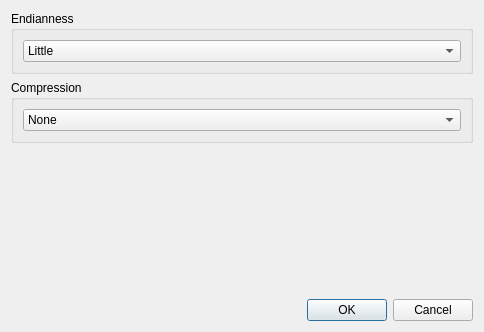
<?xml version="1.0" encoding="UTF-8"?>
<ui version="4.0">
 <class>dlgAttrs</class>
 <widget class="QDialog" name="dlgAttrs">
  <property name="geometry">
   <rect>
    <x>0</x>
    <y>0</y>
    <width>484</width>
    <height>332</height>
   </rect>
  </property>
  <property name="windowTitle">
   <string>Binary File Attributes</string>
  </property>
  <layout class="QVBoxLayout" name="verticalLayout">
   <item>
    <widget class="QGroupBox" name="groupBox">
     <property name="sizePolicy">
      <sizepolicy hsizetype="Preferred" vsizetype="Minimum">
       <horstretch>0</horstretch>
       <verstretch>0</verstretch>
      </sizepolicy>
     </property>
     <property name="title">
      <string>Endianness</string>
     </property>
     <property name="flat">
      <bool>false</bool>
     </property>
     <layout class="QVBoxLayout" name="verticalLayout_3">
      <item>
       <widget class="QComboBox" name="cmb_endianness">
        <property name="sizePolicy">
         <sizepolicy hsizetype="Preferred" vsizetype="Fixed">
          <horstretch>0</horstretch>
          <verstretch>0</verstretch>
         </sizepolicy>
        </property>
        <item>
         <property name="text">
          <string>Little</string>
         </property>
        </item>
        <item>
         <property name="text">
          <string>Big</string>
         </property>
        </item>
       </widget>
      </item>
     </layout>
    </widget>
   </item>
   <item>
    <widget class="QGroupBox" name="groupBox_2">
     <property name="title">
      <string>Compression</string>
     </property>
     <layout class="QVBoxLayout" name="verticalLayout_2">
      <item>
       <widget class="QComboBox" name="cmb_compression">
        <property name="sizePolicy">
         <sizepolicy hsizetype="Preferred" vsizetype="Fixed">
          <horstretch>0</horstretch>
          <verstretch>0</verstretch>
         </sizepolicy>
        </property>
        <item>
         <property name="text">
          <string>None</string>
         </property>
        </item>
        <item>
         <property name="text">
          <string>gzip</string>
         </property>
        </item>
        <item>
         <property name="text">
          <string>bz2</string>
         </property>
        </item>
       </widget>
      </item>
     </layout>
    </widget>
   </item>
   <item>
    <spacer name="verticalSpacer">
     <property name="orientation">
      <enum>Qt::Vertical</enum>
     </property>
     <property name="sizeHint" stdset="0">
      <size>
       <width>20</width>
       <height>40</height>
      </size>
     </property>
    </spacer>
   </item>
   <item>
    <widget class="QDialogButtonBox" name="buttonBox">
     <property name="enabled">
      <bool>true</bool>
     </property>
     <property name="orientation">
      <enum>Qt::Horizontal</enum>
     </property>
     <property name="standardButtons">
      <set>QDialogButtonBox::Cancel|QDialogButtonBox::Ok</set>
     </property>
    </widget>
   </item>
  </layout>
 </widget>
 <resources/>
 <connections>
  <connection>
   <sender>buttonBox</sender>
   <signal>accepted()</signal>
   <receiver>dlgAttrs</receiver>
   <slot>accept()</slot>
   <hints>
    <hint type="sourcelabel">
     <x>248</x>
     <y>254</y>
    </hint>
    <hint type="destinationlabel">
     <x>157</x>
     <y>274</y>
    </hint>
   </hints>
  </connection>
  <connection>
   <sender>buttonBox</sender>
   <signal>rejected()</signal>
   <receiver>dlgAttrs</receiver>
   <slot>reject()</slot>
   <hints>
    <hint type="sourcelabel">
     <x>316</x>
     <y>260</y>
    </hint>
    <hint type="destinationlabel">
     <x>286</x>
     <y>274</y>
    </hint>
   </hints>
  </connection>
 </connections>
</ui>
